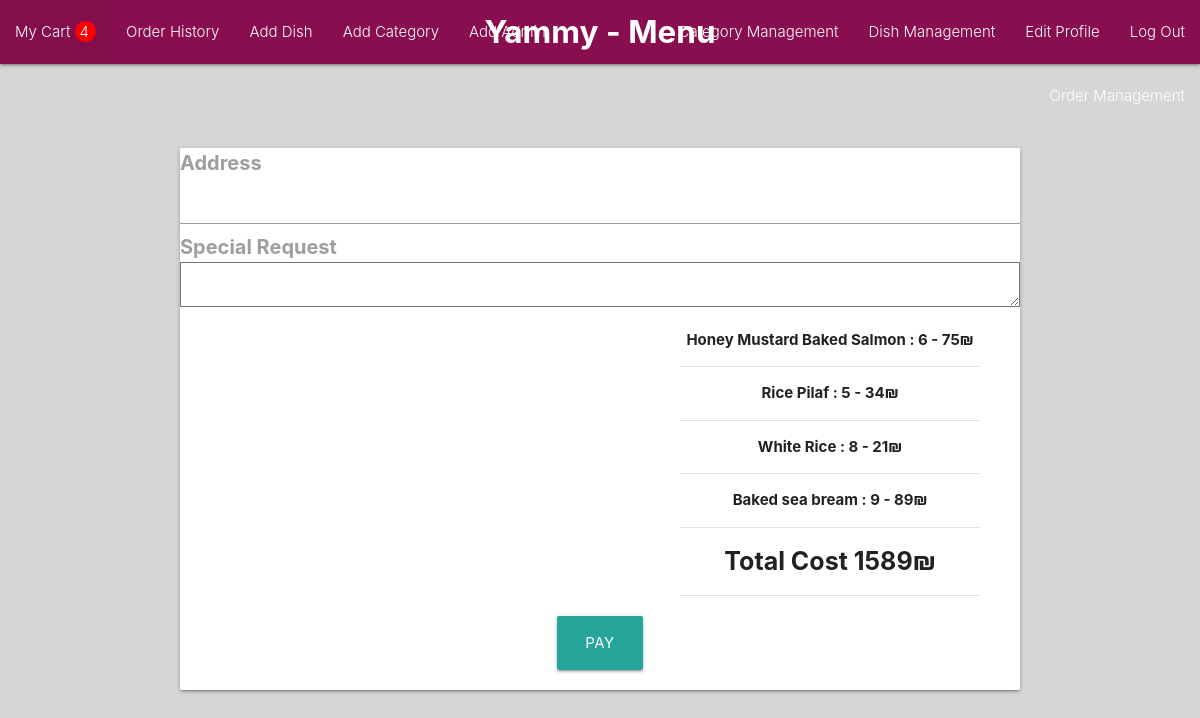
Page /order/ (signed in) on the committed database.
### models/items.py (models this page shows)
class Items(db.Model):
    id = db.Column(db.Integer,primary_key=True)
    dish_id = db.Column(db.Integer,db.ForeignKey('dish.id'))
    cart_id = db.Column(db.Integer,db.ForeignKey('cart.id'))
    amount = db.Column(db.Integer,nullable=False)
    dish = db.relationship('Dish', back_populates='cart_association')
    cart = db.relationship('Cart', back_populates='dish_association')

### models/dish.py (models this page shows)
class Dish(db.Model):
    id = db.Column(db.Integer,primary_key=True)
    name = db.Column(db.String(200),nullable=False)
    price = db.Column(db.Integer,nullable=False)
    description = db.Column(db.Text)
    image = db.Column(db.String(500),nullable=False)
    is_gluten_free = db.Column(db.Boolean,nullable=False)
    is_vegeterian = db.Column(db.Boolean,nullable=False)
    category_id = db.Column(db.Integer,db.ForeignKey('category.id'))
    cart_association = db.relationship('Items', back_populates='dish')
    carts = association_proxy('cart_association', 'cart')

### controllers/orders.py (the view, shortened to what this page needs)
@login_required
def order():
    form = Form()
    cart = current_user.carts[-1]
    items = cart.dish_association
    cost = 0
    for item in items:
        cost += (item.amount * item.dish.price)
    return render_template('orders/order.html',items=items,cost=cost,form=form,cart=cart)

### models/form.py
class Form(FlaskForm):
    username = StringField("Username",validators=[DataRequired()])
    password = PasswordField("Password",validators=[DataRequired()])
    new_password = StringField("Password",validators=[DataRequired()])
    first_name = StringField("First Name",validators=[DataRequired()])
    last_name = StringField("Last Name",validators=[DataRequired()])
    remember_me = BooleanField("Remember me")
    name = StringField("Name",validators=[DataRequired()])
    price = IntegerField("Price")
    description = StringField("About the dish")
    image = StringField("Image",validators=[DataRequired()])
    is_gluten_free = BooleanField("Gluten Free")
    is_vegeterian = BooleanField("Vegeterian")
    amount = SelectField("Amount",choices=[(num,num) for num in range(1,11)])
    address = StringField("Address",validators=[DataRequired()])
    comment = TextAreaField("Special Request",validators=[DataRequired()])

### auth.py (called while the page is built)
@login_manager.user_loader
def load_user(user_id):
    return User.query.get(int(user_id))

### templates/orders/order.html
{% if current_user.is_staff %} {% extends 'layouts/admin_layout.html' %}
{% else %} {% extends 'layouts/layout.html' %} {% endif %}
{% block content %}
<div style="font-weight: bold;" class="container">
<div class="card">
<form action="{{url_for('order.order')}}" method="POST">
<div>{{form.address.label (style="font-size:20px")}}</div>
<div>{{form.address}}</div>
<div>{{form.comment.label (style="font-size:20px")}}</div>
<div>{{form.comment}}</div>
<div class="center">
<table class="centered" style="width: 300px;margin-left: 500px;">
    {% for item in items %}
    <tr>
    <td>
        {{item.dish.name}} : {{item.amount}} - {{item.dish.price}}₪
    </td>
</tr>
    {% endfor %}
<tr>
    <td style="font-size: 25px;"> Total Cost {{cost}}₪</td>
</tr>
</table>
<div style="padding: 20px;">
<button type="submit" class="waves-effect waves-light btn-large">Pay</button>
</div>
</div>
</form>
</div>
</div>
{% endblock %}

### rows in the picture
Items: dish.name "Honey Mustard Baked Salmon", amount "6", dish.price "75"
Items: dish.name "Rice Pilaf", amount "5", dish.price "34"
Items: dish.name "White Rice", amount "8", dish.price "21"
Items: dish.name "Baked sea bream", amount "9", dish.price "89"

### other values in the picture
{{ len(current_user.carts[-1].dish_association) }} "4"
{{ cost }} "1589"
